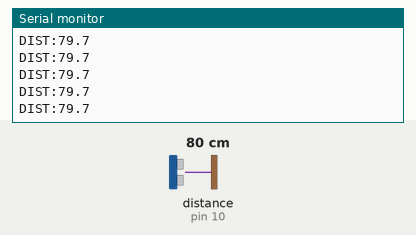
This sketch was run on a simulated Arduino Nano, built with avr-gcc and run on an emulated ATmega328P. Shown: the last lines printed to the serial monitor. Wiring (inferred from the names in the program): ultrasonic range finder: trigger pin 9; echo pin 10. The test bench sets the inputs (shaded band); at power-on: distance to the obstacle (sensor on pin 10) 80 cm. The echo pulse lasts 58.3 µs per cm.

Above: at 1.2 s.
1.3 s: distance to the obstacle (sensor on pin 10) set to 9 cm
At 1.43 s:
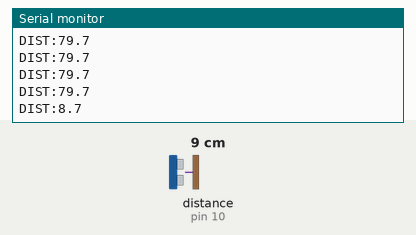
4.3 s: distance to the obstacle (sensor on pin 10) set to 2 cm
At 4.36 s:
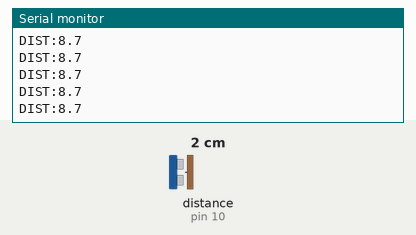
Timing chart, 0 to 7.3 s (numbered marks = the images above; inputs shaded):
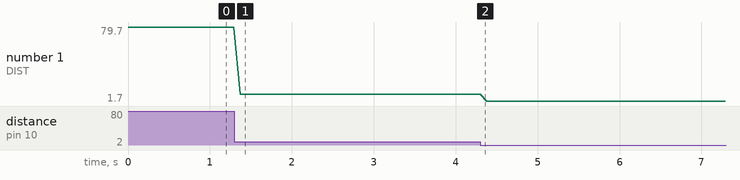

The sketch:

hcsr04_distance.ino
```cpp
/*
  hcsr04_distance.ino
  Reads the HC-SR04 ultrasonic sensor and streams distance readings over
  USB serial as: DIST:123.45\n   (centimeters)

  Wiring:
    HC-SR04 VCC -> Nano 5V
    HC-SR04 GND -> Nano GND
    HC-SR04 TRIG -> Nano D9
    HC-SR04 ECHO -> Nano D10  (use a voltage divider if your board is 3.3V-only;
                                 the Nano is 5V-tolerant so it's fine as-is)
*/

const int TRIG_PIN = 9;
const int ECHO_PIN = 10;

void setup() {
  Serial.begin(9600);
  pinMode(TRIG_PIN, OUTPUT);
  pinMode(ECHO_PIN, INPUT);
}

void loop() {
  digitalWrite(TRIG_PIN, LOW);
  delayMicroseconds(2);
  digitalWrite(TRIG_PIN, HIGH);
  delayMicroseconds(10);
  digitalWrite(TRIG_PIN, LOW);

  long duration = pulseIn(ECHO_PIN, HIGH, 30000); // 30ms timeout (~5m range cap)
  if (duration > 0) {
    float distanceCm = duration * 0.0343 / 2.0;
    Serial.print("DIST:");
    Serial.println(distanceCm, 1);
  }

  delay(80); // ~12 readings/sec — plenty for dwell/walkaway timing
}
```

Measured:
- after the input at 1.3 s, the serial monitor: prints a new line after 0.07 s (image 1)
- plotted number 1: 79.7 → 8.7 after the input at 1.3 s, 8.7 → 1.7 after the input at 4.3 s
